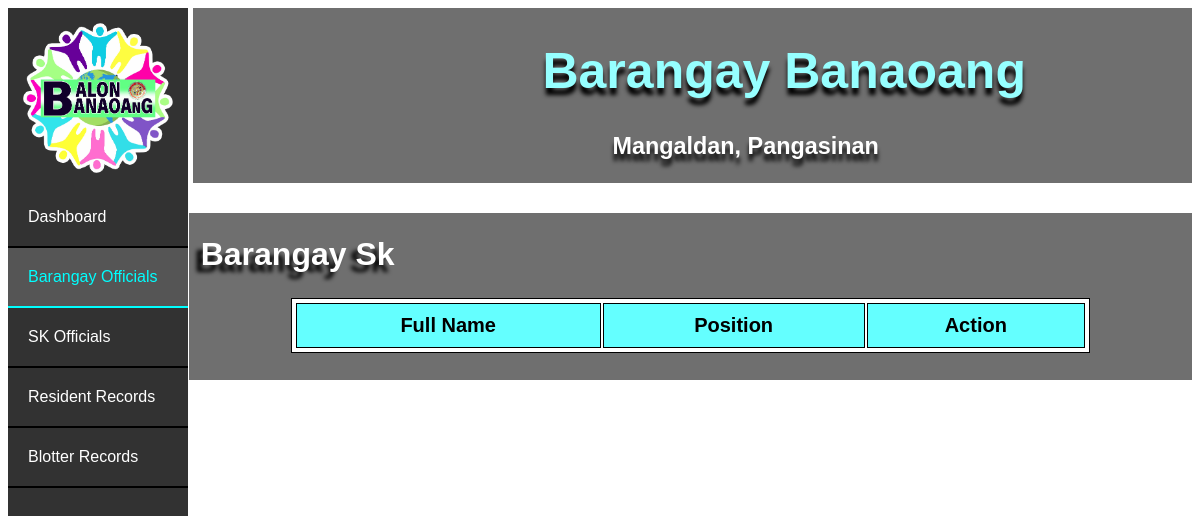
Page /list_sks on the earlier database version.
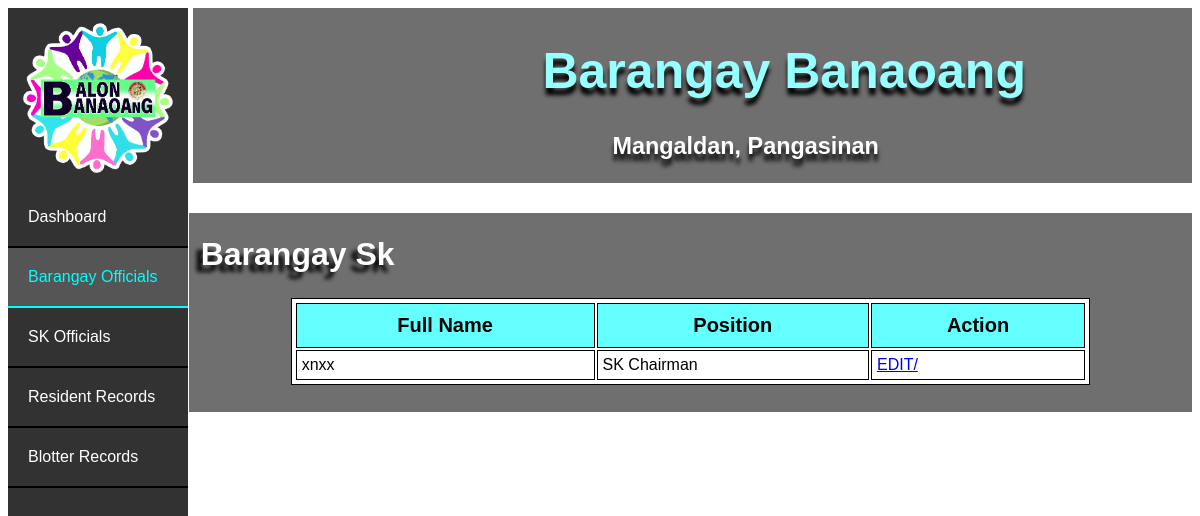
Same page on the later database version.
### bis/models.py (models this page shows)
class Sk(models.Model):
    full_name = models.CharField(max_length=30)
    position = models.CharField(max_length=30)

### bis/views.py (the view)
# urls.py: path('list_sks', views.list_sks, name='list_sks'),
def list_sks(request):
    sks = Sk.objects.all()
    return render(request, 'list_sks.html', { 'sks_list' : sks })

### bis/templates/list_sks.html (shortened to what this page needs)
<!DOCTYPE html>
<html lang="en">
<head>
    {% load static %}
    <link rel="stylesheet" href="{% static 'index.css' %}">
</head>
<body>
  <div class="banr">
    <div class="bant"><h1>Barangay Banaoang</h1></div>
    <div class="bant2"><h3>Mangaldan, Pangasinan</h3></div>
</div>
<ul>
    <div class="logo1"></div>
    <li><a  href="index">Dashboard</a></li>
    <li><a class="active" href="#news">Barangay Officials</a></li>
    <li><a href="#news">SK Officials</a></li>
    <li><a href="#contact">Resident Records</a></li>
    <li><a href="#about">Blotter Records</a></li>
</ul>
<div class="cont">
  <h1 class="h">Barangay Sk</h1>
    <table>
        <tr>
          <th>Full Name</th>
          <th>Position</th>
          <th>Action</th>
        </tr>
        {% for sk in sks_list %}
        <tr>
          <td>{{ sk.full_name }}</td>
          <td>{{ sk.position }}</td>
          <td><a href="/edit_sk/{{ sk.pk }}"> EDIT/</a></td>
        </tr>
        {% endfor %}
      </table>
    </div>
</body>
</html>

Differences in the rows shown:
added Sk: full_name "xnxx", position "SK Chairman"
